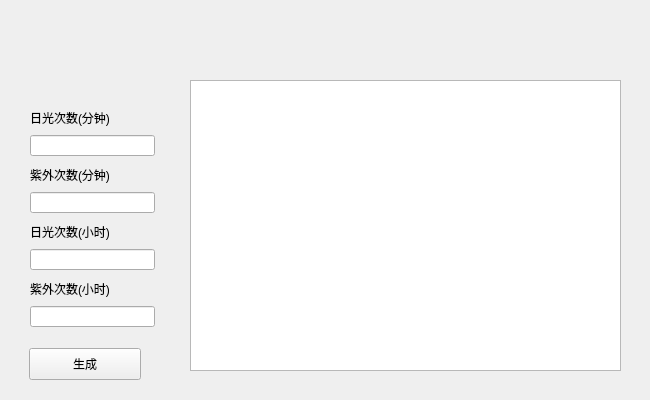
<?xml version="1.0" encoding="UTF-8"?>
<ui version="4.0">
 <class>Colum</class>
 <widget class="QWidget" name="Colum">
  <property name="geometry">
   <rect>
    <x>0</x>
    <y>0</y>
    <width>650</width>
    <height>400</height>
   </rect>
  </property>
  <property name="windowTitle">
   <string>Form</string>
  </property>
  <widget class="QLabel" name="label">
   <property name="geometry">
    <rect>
     <x>30</x>
     <y>109</y>
     <width>88</width>
     <height>18</height>
    </rect>
   </property>
   <property name="text">
    <string>日光次数(分钟)</string>
   </property>
  </widget>
  <widget class="QLineEdit" name="lineEdit_3">
   <property name="geometry">
    <rect>
     <x>30</x>
     <y>249</y>
     <width>125</width>
     <height>21</height>
    </rect>
   </property>
  </widget>
  <widget class="QLineEdit" name="lineEdit_2">
   <property name="geometry">
    <rect>
     <x>30</x>
     <y>192</y>
     <width>125</width>
     <height>21</height>
    </rect>
   </property>
  </widget>
  <widget class="QLabel" name="label_2">
   <property name="geometry">
    <rect>
     <x>30</x>
     <y>166</y>
     <width>88</width>
     <height>18</height>
    </rect>
   </property>
   <property name="text">
    <string>紫外次数(分钟)</string>
   </property>
  </widget>
  <widget class="QLineEdit" name="lineEdit_4">
   <property name="geometry">
    <rect>
     <x>30</x>
     <y>306</y>
     <width>125</width>
     <height>21</height>
    </rect>
   </property>
  </widget>
  <widget class="QLineEdit" name="lineEdit_1">
   <property name="geometry">
    <rect>
     <x>30</x>
     <y>135</y>
     <width>125</width>
     <height>21</height>
    </rect>
   </property>
  </widget>
  <widget class="QLabel" name="label_3">
   <property name="geometry">
    <rect>
     <x>30</x>
     <y>223</y>
     <width>88</width>
     <height>18</height>
    </rect>
   </property>
   <property name="text">
    <string>日光次数(小时)</string>
   </property>
  </widget>
  <widget class="QPushButton" name="pushButton">
   <property name="geometry">
    <rect>
     <x>29</x>
     <y>348</y>
     <width>112</width>
     <height>32</height>
    </rect>
   </property>
   <property name="text">
    <string>生成</string>
   </property>
  </widget>
  <widget class="QLabel" name="label_4">
   <property name="geometry">
    <rect>
     <x>30</x>
     <y>280</y>
     <width>88</width>
     <height>18</height>
    </rect>
   </property>
   <property name="text">
    <string>紫外次数(小时)</string>
   </property>
  </widget>
  <widget class="QChartView" name="graphicsView">
   <property name="geometry">
    <rect>
     <x>190</x>
     <y>80</y>
     <width>431</width>
     <height>291</height>
    </rect>
   </property>
  </widget>
 </widget>
 <customwidgets>
  <customwidget>
   <class>QChartView</class>
   <extends>QGraphicsView</extends>
   <header>qchartview.h</header>
  </customwidget>
 </customwidgets>
 <resources/>
 <connections/>
</ui>
